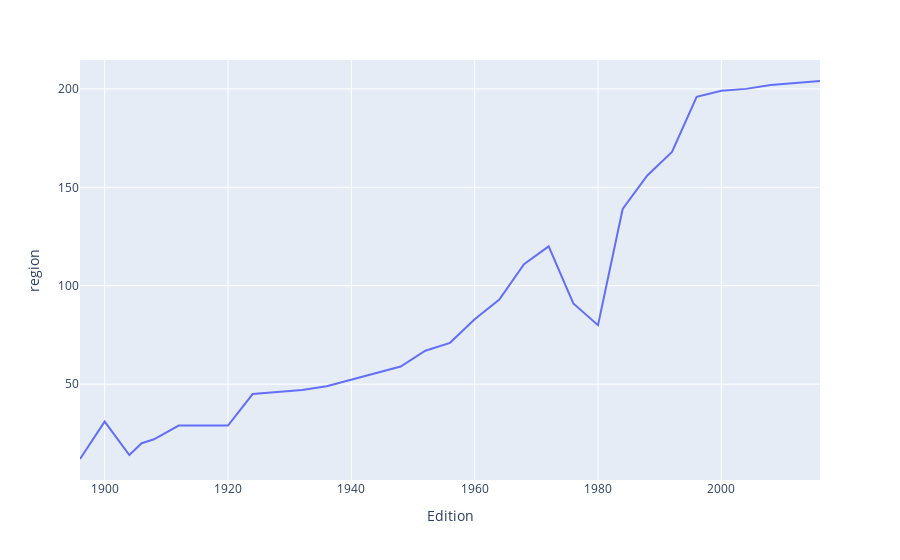

The notebook cell saved with this chart:
### Code cell
import plotly.express as px
fig = px.line(nation_over_time,x='Edition',y='region')
fig.show()

### Figure 1 — Plotly figure (JSON) as saved in the notebook; plotly's stock layout.template omitted (floating-point values rounded to 4 significant figures)
{"data": [{"hovertemplate": "Edition=%{x}<br>region=%{y}<extra></extra>", "legendgroup": "", "line": {"color": "#636efa", "dash": "solid"}, "marker": {"symbol": "circle"}, "mode": "lines", "name": "", "orientation": "v", "showlegend": false, "type": "scatter", "x": [1896, 1900, 1904, 1906, 1908, 1912, 1920, 1924, 1928, 1932, 1936, 1948, 1952, 1956, 1960, 1964, 1968, 1972, 1976, 1980, 1984, 1988, 1992, 1996, 2000, 2004, 2008, 2012, 2016], "xaxis": "x", "y": [12, 31, 14, 20, 22, 29, 29, 45, 46, 47, 49, 59, 67, 71, 83, 93, 111, 120, 91, 80, 139, 156, 168, 196, 199, 200, 202, 203, 204], "yaxis": "y"}], "layout": {"legend": {"tracegroupgap": 0}, "margin": {"t": 60}, "xaxis": {"anchor": "y", "domain": [0, 1], "title": {"text": "Edition"}}, "yaxis": {"anchor": "x", "domain": [0, 1], "title": {"text": "region"}}}}
